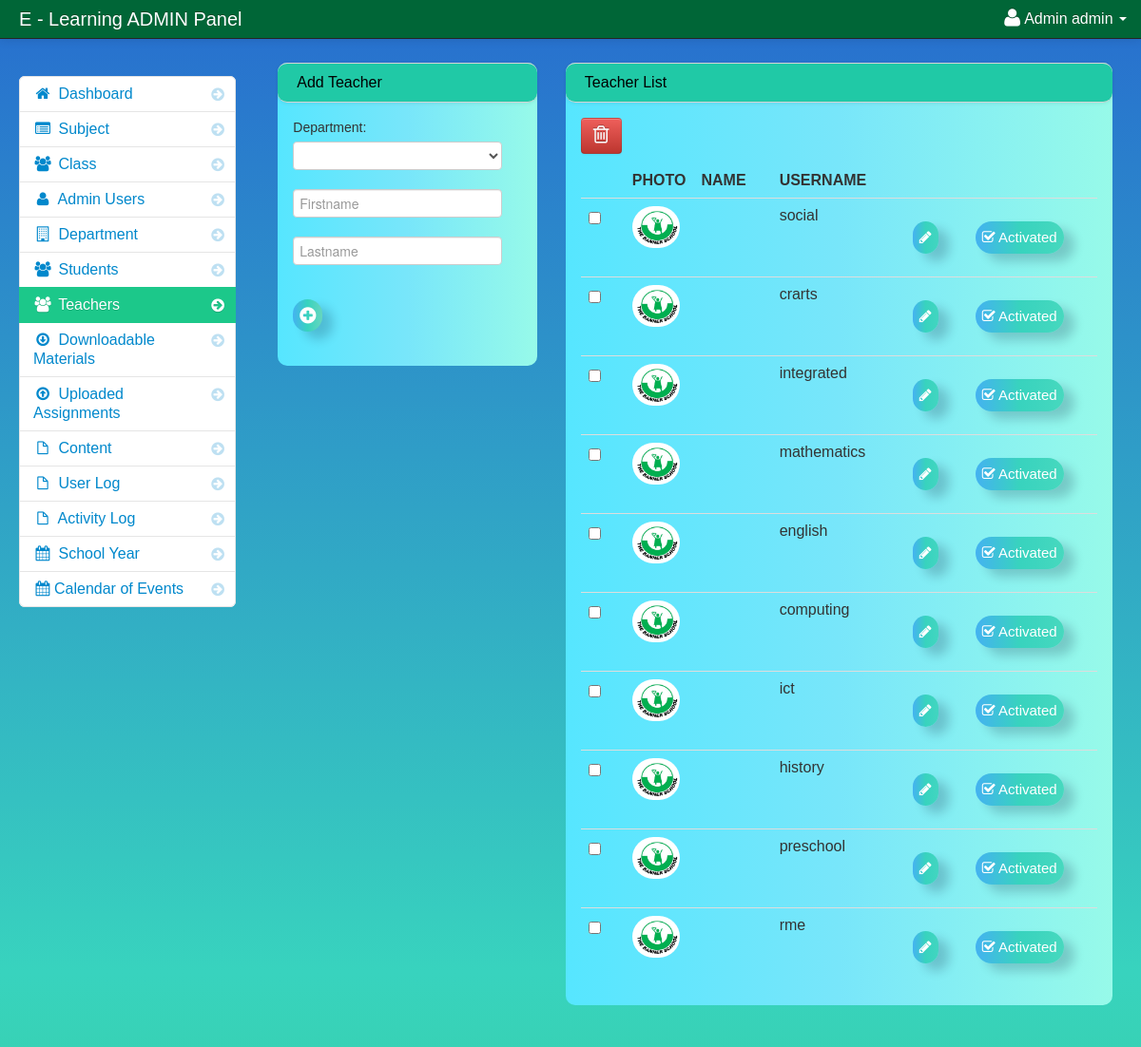
Screenshot of /portal/admin/teachers.php (signed in) with the database file from the repository.
### tables this page shows
CREATE TABLE IF NOT EXISTS `users` (
  `user_id` int(11) NOT NULL AUTO_INCREMENT,
  `username` varchar(100) NOT NULL,
  `password` varchar(100) NOT NULL,
  `firstname` varchar(100) NOT NULL,
  `lastname` varchar(100) NOT NULL,
  PRIMARY KEY (`user_id`)
);

CREATE TABLE IF NOT EXISTS `teacher` (
  `teacher_id` int(11) NOT NULL AUTO_INCREMENT,
  `username` varchar(100) NOT NULL,
  `password` varchar(200) NOT NULL,
  `first_name` varchar(100) NOT NULL,
  `last_name` varchar(100) NOT NULL,
  `department_id` int(11) NOT NULL,
  `location` varchar(200) NOT NULL,
  `about` varchar(500) NOT NULL,
  `teacher_status` varchar(20) NOT NULL,
  `teacher_stat` varchar(100) NOT NULL,
  PRIMARY KEY (`teacher_id`)
);

### portal/admin/session.php (called while the page is built, shortened)
<?php
$session_id=$_SESSION['id'];
?>

### portal/admin/teachers.php (the view, shortened to what this page needs)
<?php include('header.php'); ?>
<?php include('session.php'); ?>
    <body>
		<?php include('navbar.php'); ?>
        <div class="container-fluid">
            <div class="row-fluid">
				<?php include('teacher_sidebar.php'); ?>
				<div class="span3" id="adduser">
				<?php include('add_teacher.php'); ?>
				</div>
                <div class="span6" id="">
                     <div class="row-fluid">
                        <div id="block_bg" class="block">
                            <div class="navbar navbar-inner block-header">
                                <div class="muted pull-left">Teacher List</div>
                            </div>
                            <div class="block-content collapse in">
                                <div class="span12">
  									<form action="delete_teacher.php" method="post">
  									<table cellpadding="0" cellspacing="0" border="0" class="table" id="example">
									<a data-toggle="modal" href="#teacher_delete" id="delete"  class="btn btn-danger" name=""><i class="icon-trash icon-large"></i></a>
										<thead>
										    <tr>
                                    <th></th>
                                    <th>Photo</th>
                                    <th>Name</th>
                                    <th>Username</th>
                                    <th></th>
                                </tr>
										</thead>
										<tbody>
												 <?php
                                    $teacher_query = mysql_query("select * from teacher") or die(mysql_error());
                                    while ($row = mysql_fetch_array($teacher_query)) {
                                    $id = $row['teacher_id'];
                                    $teacher_stat = $row['teacher_stat'];
                                        ?>
									<tr>
										<td width="30">
										<input id="optionsCheckbox" class="uniform_on" name="selector[]" type="checkbox" value="<?php echo $id; ?>">
										</td>
                                    <td width="40"><img class="img-circle" src="<?php echo $row['location']; ?>" height="50" width="50"></td>
                                    <td><?php echo $row['firstname'] . " " . $row['lastname']; ?></td>
                                    <td><?php echo $row['username']; ?></td>
									<td width="50"><a href="edit_teacher.php<?php echo '?id='.$id; ?>" class="buttons"><i class="icon-pencil"></i></a></td>
									<?php if ($teacher_stat == 'Activated' ){ ?>
									<td width="120"><a href="de_activate.php<?php echo '?id='.$id; ?>" class="btn btn-danger"><i class="icon-remove"></i> Deactivate</a></td>
									<?php }else{ ?>
									<td width="120"><a href="edit_teacher.php<?php echo '?id='.$id; ?>" class="buttons"><i class="icon-check"></i> Activated</a></td>
									<?php } ?>
                                </tr>
                            <?php } ?>
										</tbody>
									</table>
									</form>
                                </div>
                            </div>
                        </div>
                    </div>
                </div>
            </div>
        </div>
		<?php include('script.php'); ?>
    </body>
</html>

### portal/admin/navbar.php (shortened to what this page needs)
<div class="navbar navbar-fixed-top navbar-inverse">
          <div class="navbar-inner">
              <div class="container-fluid">
                  <span class="brand" href="#">E - Learning ADMIN Panel</span>
                  <div class="nav-collapse collapse">
                      <ul class="nav pull-right">
				<?php $query= mysql_query("select * from users where user_id = '$session_id'")or die(mysql_error());
						$row = mysql_fetch_array($query);
				?>
                          <li class="dropdown">
                              <a href="#" role="button" class="dropdown-toggle" data-toggle="dropdown"> <i class="icon-user icon-large"></i><?php echo $row['firstname']." ".$row['lastname'];  ?> <i class="caret"></i>
                              </a>
                          </li>
                      </ul>
                  </div>
              </div>
          </div>
      </div>

### portal/admin/assets/styles.css (style rules this page uses)
body { padding-top: 50px; padding-bottom: 500px; background: linear-gradient(to top, #32be32 -50%, #38d3be, #224fd4 120%); background-repeat: repeat; }
.buttons { display: inline-block; border-radius: 25px; outline: none; border: none; background-image: linear-gradient(to right, #44b2f1, #38d3be, #20c9a6a8); box-shadow: 11px 8px 11px 0px rgba(5, 16, 44, .19); padding: 7px; font-size: 15px; color: #fff; font-family: 'Poppins', sans-serif; margin: 1rem 0; cursor: pointer; transition: .7s; }
.block { background-image: linear-gradient(to left, #97fae9, #78e6fa, #56e6ff); border-radius: 10px 10px 10px 10px; margin: 1em 0em; border-top: none; -webkit-box-shadow: 2px 2px 5px #0005a9(0, 0, 6, 0.75); -moz-box-shadow: 2px 2px 5px #0005a9(0, 0, 6, 0.75); box-shadow: 2px 2px 5px #0005a9(0, 0, 6, 0.75); }
.block-content { margin: 1em; min-height: .25em; -webkit-box-shadow: 2px 2px 5px #0005a9(0, 0, 6, 0.75); -moz-box-shadow: 2px 2px 5px #0005a9(0, 0, 6, 0.75); box-shadow: 2px 2px 5px #0005a9(0, 0, 6, 0.75); }
.block-header { margin-bottom: 0px; border-right: none; border-left: none; -webkit-border-radius: 0px; -moz-border-radius: 0px; border-radius: 10px 10px 10px 10px; background-color: #20c9a6; }
.block-header div { padding-top: 10px; }

### rows the page displays
users: firstname "Admin", lastname "admin"
teacher: location (picture), username "social"
teacher: location (picture), username "crarts"
teacher: location (picture), username "integrated"
teacher: location (picture), username "mathematics"
teacher: location (picture), username "english"
teacher: location (picture), username "computing"
teacher: location (picture), username "ict"
teacher: location (picture), username "history"
teacher: location (picture), username "preschool"
teacher: location (picture), username "rme"
